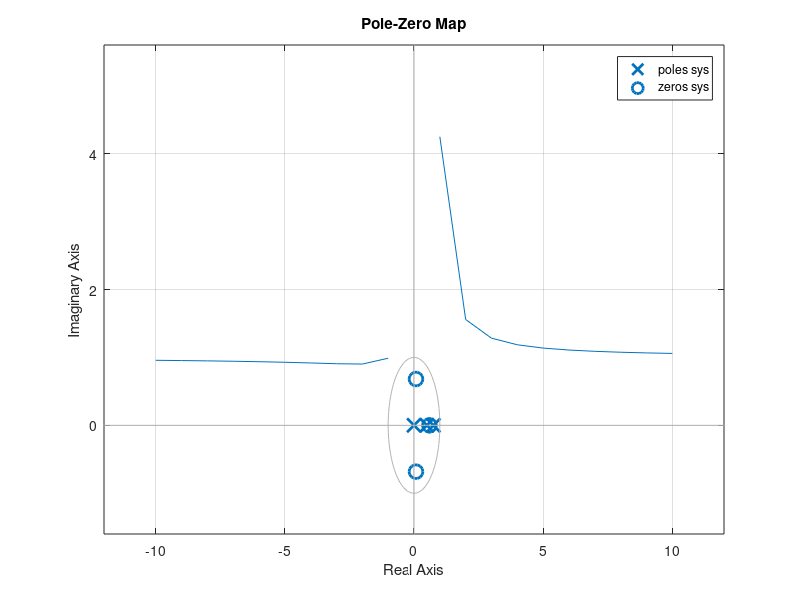

This figure's MATLAB source:
%PartA

%sympref('HeavisideAtOrigin', 1);
%syms n;
%h_def = (((0.5)^n.*heaviside(n)) + ((0.75)^n.*heaviside(n-2)));
%H = ztrans(h_def); 
%disp(H);

%D -Impulse response
n = -10:10;
u0 = n>=0;
u2 = n>=2;

f = ((0.5).^n).*u0 + ((0.75).^n).*u2;
plot(n,f)
title('Impulse Response')
xlabel('n [sec]'),ylabel('|Impulse response|');

%E - Transfer function
z = -10:10;
h1=1-(3./(4.*z))+9./(16.*z.^2)-9./(32.*z.^3);
h2=1-(3./(4.*z))-(1./(2.*z))+(3./(8.*z.^2));
H =h1./h2;
plot(n,H)
title('Transfer Function')
xlabel('n [sec]'),ylabel('|Transfer function|');

%F - pole zero map
numerator = [32,-24,18,-9];
denomanator = [32,-40,12,0];
ts = 1;
sys = tf(numerator,denomanator,ts);
pzmap(sys)






